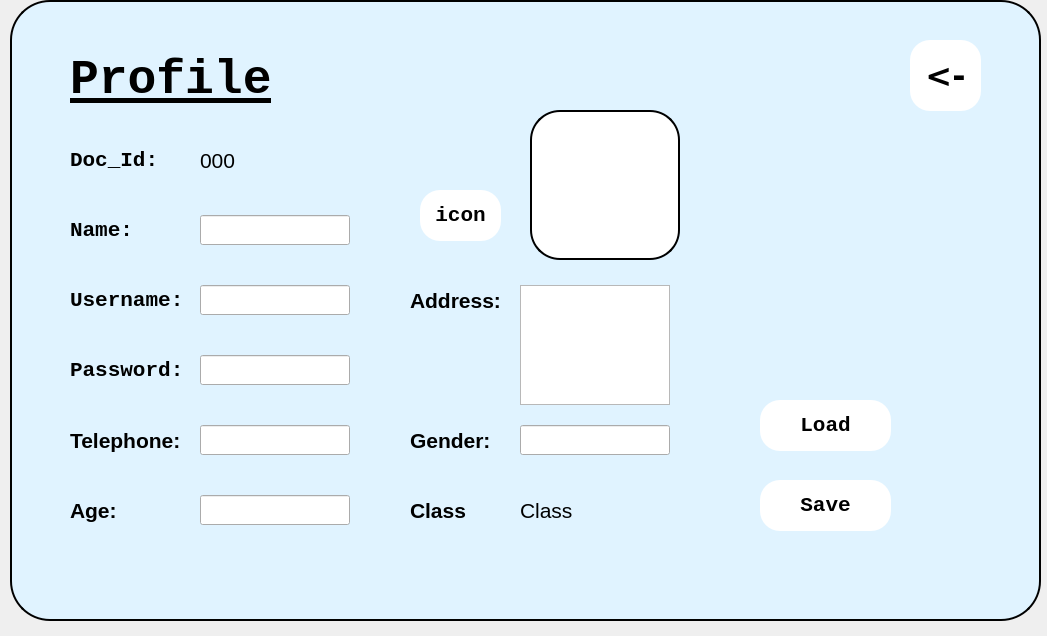
<?xml version="1.0" encoding="UTF-8"?>
<ui version="4.0">
 <class>docProfile</class>
 <widget class="QDialog" name="docProfile">
  <property name="geometry">
   <rect>
    <x>0</x>
    <y>0</y>
    <width>1047</width>
    <height>636</height>
   </rect>
  </property>
  <property name="windowTitle">
   <string>Dialog</string>
  </property>
  <widget class="QGroupBox" name="groupBox">
   <property name="geometry">
    <rect>
     <x>10</x>
     <y>0</y>
     <width>1031</width>
     <height>621</height>
    </rect>
   </property>
   <property name="styleSheet">
    <string notr="true">QGroupBox{
	background-color:#E0F3FF;
	border:2px solid black;
	border-radius:40px;
}</string>
   </property>
   <property name="title">
    <string/>
   </property>
   <widget class="QPushButton" name="backBtn">
    <property name="geometry">
     <rect>
      <x>900</x>
      <y>40</y>
      <width>71</width>
      <height>71</height>
     </rect>
    </property>
    <property name="font">
     <font>
      <family>DejaVu Sans</family>
      <pointsize>24</pointsize>
      <weight>75</weight>
      <bold>true</bold>
     </font>
    </property>
    <property name="styleSheet">
     <string notr="true">QPushButton
{
	border:none;
	background-color:white;
	border-radius:20px;
}
QPushButton:Hover
{
	fontsize:20;
	border:none;
	background-color:rgb(28, 130, 255);
	border-radius:20px;
	color:red;
}</string>
    </property>
    <property name="text">
     <string>&lt;-</string>
    </property>
   </widget>
   <widget class="QLabel" name="label">
    <property name="geometry">
     <rect>
      <x>60</x>
      <y>40</y>
      <width>221</width>
      <height>81</height>
     </rect>
    </property>
    <property name="font">
     <font>
      <family>Monospace</family>
      <pointsize>36</pointsize>
      <weight>75</weight>
      <bold>true</bold>
      <underline>true</underline>
     </font>
    </property>
    <property name="text">
     <string>Profile</string>
    </property>
   </widget>
   <widget class="QLineEdit" name="username">
    <property name="geometry">
     <rect>
      <x>190</x>
      <y>285</y>
      <width>150</width>
      <height>30</height>
     </rect>
    </property>
    <property name="styleSheet">
     <string notr="true">QLineEdit
{
    font-family: &quot;Monospace&quot;;
    font-size: 16pt;
}
</string>
    </property>
    <property name="text">
     <string/>
    </property>
   </widget>
   <widget class="QLabel" name="name_lbl">
    <property name="geometry">
     <rect>
      <x>60</x>
      <y>210</y>
      <width>100</width>
      <height>40</height>
     </rect>
    </property>
    <property name="font">
     <font>
      <family>Monospace</family>
      <pointsize>16</pointsize>
      <weight>75</weight>
      <bold>true</bold>
     </font>
    </property>
    <property name="styleSheet">
     <string notr="true">QLabel
{
    font-family: &quot;Monospace&quot;;
    font-size: 16pt;
    font-weight: bold;
}
</string>
    </property>
    <property name="text">
     <string>Name:</string>
    </property>
   </widget>
   <widget class="QLabel" name="doc_lbl">
    <property name="geometry">
     <rect>
      <x>60</x>
      <y>140</y>
      <width>100</width>
      <height>40</height>
     </rect>
    </property>
    <property name="font">
     <font>
      <family>Monospace</family>
      <pointsize>16</pointsize>
      <weight>75</weight>
      <italic>false</italic>
      <bold>true</bold>
     </font>
    </property>
    <property name="styleSheet">
     <string notr="true">QLabel
{
    font-family: &quot;Monospace&quot;;
    font-size: 16pt;
    font-weight: bold;
}
</string>
    </property>
    <property name="text">
     <string>Doc_Id:</string>
    </property>
   </widget>
   <widget class="QLabel" name="password_lbl">
    <property name="geometry">
     <rect>
      <x>60</x>
      <y>350</y>
      <width>120</width>
      <height>40</height>
     </rect>
    </property>
    <property name="font">
     <font>
      <family>Monospace</family>
      <pointsize>16</pointsize>
      <weight>75</weight>
      <bold>true</bold>
     </font>
    </property>
    <property name="styleSheet">
     <string notr="true">QLabel
{
    font-family: &quot;Monospace&quot;;
    font-size: 16pt;
    font-weight: bold;
}
</string>
    </property>
    <property name="text">
     <string>Password:</string>
    </property>
   </widget>
   <widget class="QLabel" name="telephone_lbl">
    <property name="geometry">
     <rect>
      <x>60</x>
      <y>420</y>
      <width>120</width>
      <height>40</height>
     </rect>
    </property>
    <property name="styleSheet">
     <string notr="true">QLabel
{
    font-family: &quot;Monospace&quot;;
    font-size: 16pt;
    font-weight: bold;
}
</string>
    </property>
    <property name="text">
     <string>Telephone:</string>
    </property>
   </widget>
   <widget class="QLabel" name="doc_id">
    <property name="geometry">
     <rect>
      <x>190</x>
      <y>145</y>
      <width>150</width>
      <height>30</height>
     </rect>
    </property>
    <property name="styleSheet">
     <string notr="true">QLabel
{
    font-family: &quot;Monospace&quot;;
    font-size: 16pt;
}
</string>
    </property>
    <property name="text">
     <string>000</string>
    </property>
   </widget>
   <widget class="QLabel" name="age_lbl">
    <property name="geometry">
     <rect>
      <x>60</x>
      <y>490</y>
      <width>120</width>
      <height>40</height>
     </rect>
    </property>
    <property name="styleSheet">
     <string notr="true">QLabel
{
    font-family: &quot;Monospace&quot;;
    font-size: 16pt;
    font-weight: bold;
}
</string>
    </property>
    <property name="text">
     <string>Age:</string>
    </property>
   </widget>
   <widget class="QLabel" name="gender_lbl">
    <property name="geometry">
     <rect>
      <x>400</x>
      <y>420</y>
      <width>100</width>
      <height>40</height>
     </rect>
    </property>
    <property name="styleSheet">
     <string notr="true">QLabel
{
    font-family: &quot;Monospace&quot;;
    font-size: 16pt;
    font-weight: bold;
}
</string>
    </property>
    <property name="text">
     <string>Gender:</string>
    </property>
   </widget>
   <widget class="QLineEdit" name="password">
    <property name="geometry">
     <rect>
      <x>190</x>
      <y>355</y>
      <width>150</width>
      <height>30</height>
     </rect>
    </property>
    <property name="styleSheet">
     <string notr="true">QLineEdit
{
    font-family: &quot;Monospace&quot;;
    font-size: 16pt;
}
</string>
    </property>
   </widget>
   <widget class="QLineEdit" name="telephone">
    <property name="geometry">
     <rect>
      <x>190</x>
      <y>425</y>
      <width>150</width>
      <height>30</height>
     </rect>
    </property>
    <property name="styleSheet">
     <string notr="true">QLineEdit
{
    font-family: &quot;Monospace&quot;;
    font-size: 16pt;
}
</string>
    </property>
   </widget>
   <widget class="QLineEdit" name="age">
    <property name="geometry">
     <rect>
      <x>190</x>
      <y>495</y>
      <width>150</width>
      <height>30</height>
     </rect>
    </property>
    <property name="styleSheet">
     <string notr="true">QLineEdit
{
    font-family: &quot;Monospace&quot;;
    font-size: 16pt;
}
</string>
    </property>
   </widget>
   <widget class="QLineEdit" name="gender">
    <property name="geometry">
     <rect>
      <x>510</x>
      <y>425</y>
      <width>150</width>
      <height>30</height>
     </rect>
    </property>
    <property name="styleSheet">
     <string notr="true">QLineEdit
{
    font-family: &quot;Monospace&quot;;
    font-size: 16pt;
}
</string>
    </property>
   </widget>
   <widget class="QLabel" name="address_lbl">
    <property name="geometry">
     <rect>
      <x>400</x>
      <y>280</y>
      <width>100</width>
      <height>40</height>
     </rect>
    </property>
    <property name="styleSheet">
     <string notr="true">QLabel
{
    font-family: &quot;Monospace&quot;;
    font-size: 16pt;
    font-weight: bold;
}
</string>
    </property>
    <property name="text">
     <string>Address:</string>
    </property>
   </widget>
   <widget class="QPushButton" name="save">
    <property name="geometry">
     <rect>
      <x>750</x>
      <y>480</y>
      <width>131</width>
      <height>51</height>
     </rect>
    </property>
    <property name="font">
     <font>
      <family>Monospace</family>
      <pointsize>16</pointsize>
      <weight>75</weight>
      <bold>true</bold>
     </font>
    </property>
    <property name="styleSheet">
     <string notr="true">QPushButton
{
    font-family: &quot;Monospace&quot;;
    font-size: 16pt;
	border:none;
	background-color:white;
	border-radius:20px;
}
QPushButton:Hover
{
	fontsize:20;
	border:none;
	background-color:rgb(28, 130, 255);
	border-radius:20px;
	color:red;
}</string>
    </property>
    <property name="text">
     <string>Save</string>
    </property>
   </widget>
   <widget class="QLabel" name="username_lbl">
    <property name="geometry">
     <rect>
      <x>60</x>
      <y>280</y>
      <width>120</width>
      <height>40</height>
     </rect>
    </property>
    <property name="font">
     <font>
      <family>Monospace</family>
      <pointsize>16</pointsize>
      <weight>75</weight>
      <bold>true</bold>
     </font>
    </property>
    <property name="styleSheet">
     <string notr="true">QLabel
{
    font-family: &quot;Monospace&quot;;
    font-size: 16pt;
    font-weight: bold;
}
</string>
    </property>
    <property name="text">
     <string>Username:</string>
    </property>
   </widget>
   <widget class="QLineEdit" name="name">
    <property name="geometry">
     <rect>
      <x>190</x>
      <y>215</y>
      <width>150</width>
      <height>30</height>
     </rect>
    </property>
    <property name="styleSheet">
     <string notr="true">QLineEdit
{
    font-family: &quot;Monospace&quot;;
    font-size: 16pt;
}
</string>
    </property>
   </widget>
   <widget class="QTextEdit" name="address">
    <property name="geometry">
     <rect>
      <x>510</x>
      <y>285</y>
      <width>150</width>
      <height>120</height>
     </rect>
    </property>
    <property name="styleSheet">
     <string notr="true">QTextEdit
{
    font-family: &quot;Monospace&quot;;
    font-size: 16pt;
}
</string>
    </property>
   </widget>
   <widget class="QPushButton" name="load_btn">
    <property name="geometry">
     <rect>
      <x>750</x>
      <y>400</y>
      <width>131</width>
      <height>51</height>
     </rect>
    </property>
    <property name="font">
     <font>
      <family>Monospace</family>
      <pointsize>16</pointsize>
      <weight>75</weight>
      <bold>true</bold>
     </font>
    </property>
    <property name="styleSheet">
     <string notr="true">QPushButton
{
    font-family: &quot;Monospace&quot;;
    font-size: 16pt;
	border:none;
	background-color:white;
	border-radius:20px;
}
QPushButton:Hover
{
	fontsize:20;
	border:none;
	background-color:rgb(28, 130, 255);
	border-radius:20px;
	color:red;
}</string>
    </property>
    <property name="text">
     <string>Load</string>
    </property>
   </widget>
   <widget class="QPushButton" name="uploadicon_Btn">
    <property name="geometry">
     <rect>
      <x>410</x>
      <y>190</y>
      <width>81</width>
      <height>51</height>
     </rect>
    </property>
    <property name="font">
     <font>
      <family>Monospace</family>
      <pointsize>16</pointsize>
      <weight>75</weight>
      <bold>true</bold>
     </font>
    </property>
    <property name="styleSheet">
     <string notr="true">QPushButton
{
	border:none;
	background-color:white;
	border-radius:20px;
}
QPushButton:Hover
{
	fontsize:20;
	border:none;
	background-color:rgb(28, 130, 255);
	border-radius:20px;
	color:red;
}</string>
    </property>
    <property name="text">
     <string>icon</string>
    </property>
   </widget>
   <widget class="QLabel" name="label_class">
    <property name="geometry">
     <rect>
      <x>510</x>
      <y>495</y>
      <width>161</width>
      <height>30</height>
     </rect>
    </property>
    <property name="styleSheet">
     <string notr="true">QLabel
{
    font-family: &quot;Monospace&quot;;
    font-size: 16pt;
}
</string>
    </property>
    <property name="text">
     <string>Class</string>
    </property>
   </widget>
   <widget class="QLabel" name="gender_lbl_2">
    <property name="geometry">
     <rect>
      <x>400</x>
      <y>490</y>
      <width>100</width>
      <height>40</height>
     </rect>
    </property>
    <property name="styleSheet">
     <string notr="true">QLabel
{
    font-family: &quot;Monospace&quot;;
    font-size: 16pt;
    font-weight: bold;
}
</string>
    </property>
    <property name="text">
     <string>Class</string>
    </property>
   </widget>
   <widget class="QLabel" name="icon">
    <property name="geometry">
     <rect>
      <x>520</x>
      <y>110</y>
      <width>150</width>
      <height>150</height>
     </rect>
    </property>
    <property name="styleSheet">
     <string notr="true">    background-color: white;
    border: 2px solid black;
    border-radius: 30px;</string>
    </property>
    <property name="text">
     <string/>
    </property>
   </widget>
  </widget>
 </widget>
 <resources/>
 <connections/>
</ui>
